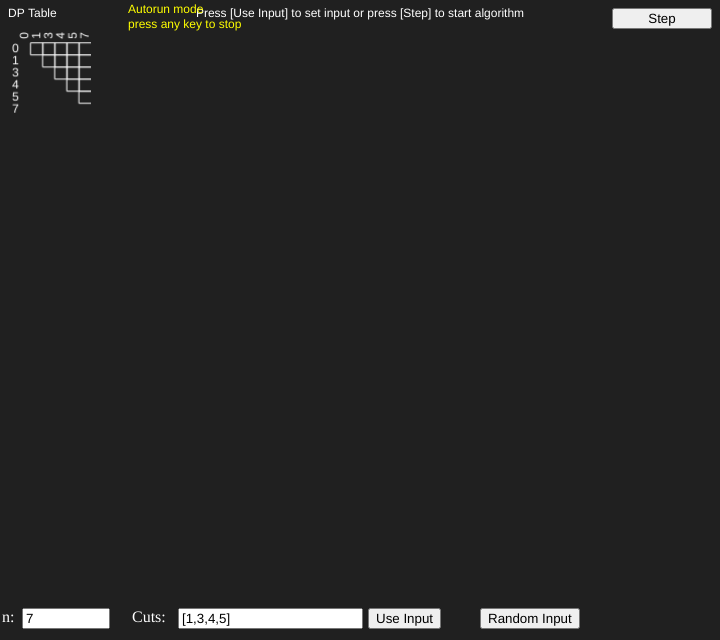
Frame 1 (no input)
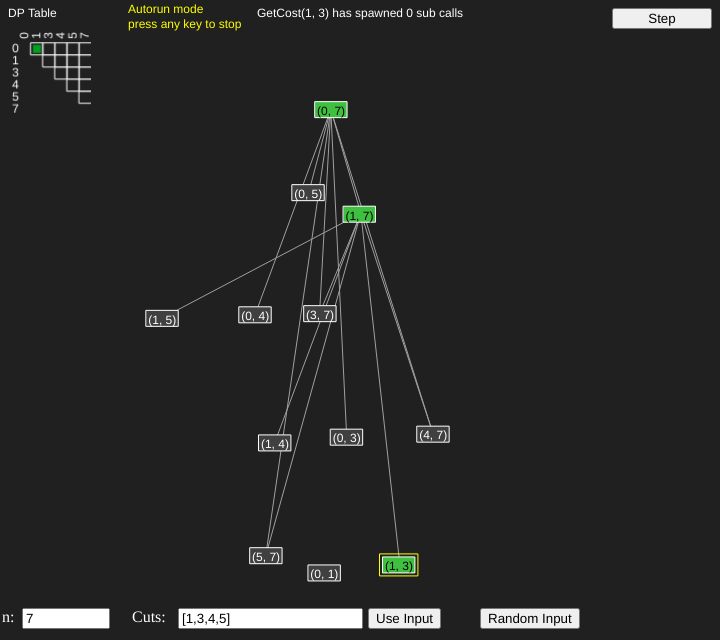
Frame 60 (no input)
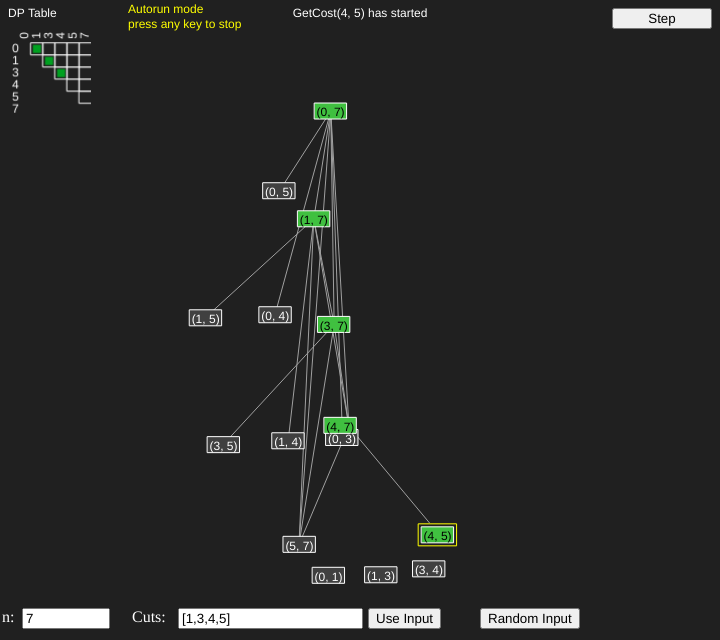
Frame 120 (the mouse pressed at the canvas centre since frame 60)

The p5.js sketch that drew these frames (run headless with seeded random() and noise() and a simulated clock; from frame 60 on, the mouse is pressed at the canvas centre):

// p5.js sketch
// ── sketch.js
// 2020-08-09
// Original Q: https://leetcode.com/problems/minimum-cost-to-cut-a-stick/

const SPRING_L0 = 67;
const HOME_Y0_PAD = 66;

function GetParticleDuration() {
  if (!g_autorun) { return 500; }
  else return 77;
}

let g_autorun = true;
let g_frame_count = 0;

function UseCurrInput() {
  let n = parseInt(g_n_input.value());
  let cuts = JSON.parse(g_data_input.value());
  // Sanity check
  let ok = true;
  cuts.forEach((c) => {
    if (c <= 0 || c >= n) { 
      ok = false;
      SetGlobalMessage("Error: cuts cannot be < 0 or > n");
    }
  });
  const LEN_LIMIT = 20;
  if (cuts.length > LEN_LIMIT) {
    SetGlobalMessage("Error: length of cuts cannot be larger than " +
      LEN_LIMIT);
  }
  
  if (!ok) {
    
  } else {
    g_solution = new Solution(n, cuts);
    g_dptable = new DPTable(n, cuts);
    g_dptable.RefreshCanvas();
    SetGlobalMessage("New input assigned");
    g_nodes = [];
    g_springs = [];
    g_key_to_node = {};
  }
}

function RandomizeInput() {
  const len = parseInt(10 + random(1000));
  // 题目是100但是只能显示出20
  const nsplit = parseInt(1 + min(len/2, random(20)));
  let splits = new Set();
  for (let i=0; i<nsplit; i++) {
    let s;
    do {
      s = parseInt(1 + random(len-2));
    } while (splits.has(s))
    splits.add(s);
  }
  let cuts = [];
  splits.forEach((x) => cuts.push(x));
  cuts = sort(cuts);
  g_solution = new Solution(len, cuts);
  g_dptable = new DPTable(len, cuts);
  g_dptable.RefreshCanvas();
  g_nodes = [];
  g_springs = [];
  g_key_to_node = {};
  SetGlobalMessage("New random input assigned");
  g_n_input.value(len+"");
  g_data_input.value("["+cuts+"]");
}

if (!Array.prototype.remove) {
  Array.prototype.remove = function(val) {
    var i = this.indexOf(val);
         return i>-1 ? this.splice(i, 1) : [];
  };
}

// Currently highlighted TreeNode
let g_highlight_key = undefined;
let g_msg = "";
let g_data_input, g_n_input;
let g_particles = [];

function SetGlobalMessage(msg) {
  //console.log("[SetGlobalMessage] " + msg);
  g_msg = msg;
}

class Particle {
  constructor(p0, p1, timeout, cb=undefined) {
    this.p0 = p0; this.p1 = p1;
    this.dir = p1.copy().sub(p0);
    this.tot_dist = this.dir.mag();
    this.dir.normalize();
    this.marked_for_delete = false;
    this.timeout = timeout;
    this.start_millis = millis();
    this.pos = this.p0.copy();
    this.cb = cb;
  }
  
  Update() {
    const us = millis();
    const c = (us - this.start_millis) / (this.timeout);
    if (c > 1) { this.MarkForDelete(); }
    this.pos.x = lerp(this.p0.x, this.p1.x, c);
    this.pos.y = lerp(this.p0.y, this.p1.y, c);
  }
  
  Render() {
    if (this.marked_for_delete) {
      return;
    }
    noStroke();
    fill(32, 192, 32, 128);
    const LEN = 55;
    
    //circle(this.pos.x, this.pos.y, 30);
    let pp0, pp1;
    const us = millis();
    const c = (us - this.start_millis) / (this.timeout);
    const elapsed = c * this.tot_dist;
    if (elapsed < LEN/2) { pp0 = this.p0; }
    else { pp0 = this.pos.copy().sub(this.dir.copy().mult(LEN/2)); }
    if (elapsed > this.tot_dist - LEN/2) { pp1 = this.p1; }
    else { pp1 = this.pos.copy().add(this.dir.copy().mult(LEN/2)); }
    
    stroke(32, 192, 32, 128);
    strokeWeight(10);
    //console.log(pp0);
    //console.log(pp1);
    line(pp0.x, pp0.y, pp1.x, pp1.y);
    strokeWeight(1);
  }
  
  MarkForDelete() {
    if (this.marked_for_delete) return;
    if (this.cb != undefined) { this.cb(); }
    this.marked_for_delete = true; 
  }
}

class Solution {
  constructor(n, cuts) {
    this.n = n;
    this.cuts = cuts;
    this.breaks = [0].concat(cuts).concat([n]);
    this.dp = {};
    this.return_values = {}
    this.Reset();
    this.home_y0s = [];
    this.done = false;
    for (let i=0; i<this.breaks.length-1; i++) {
      const lb = this.breaks[i], ub = this.breaks[i+1];
      const y = this.GetLevel(lb, ub);
      const t = y / this.breaks.length;
      this.home_y0s.push(lerp(HOME_Y0_PAD, height-HOME_Y0_PAD, t));
    }
  }
  
  Reset() {
    g_nodes = [];
    g_springs = [];         
    g_key_to_node = {};
    g_dptable = new DPTable(this.n, this.cuts);
    g_dptable.RefreshCanvas();
    
    this.callbacks = [() => {
      const key = this.GetKey(0, this.n);
      OnAppear(key, undefined);
      return this.GetCost(0, this.n, 0, key);
    }]
    this.done = false;
  }
  
  GetKey(lb, ub) {
    const key = "(" + lb + ", " + ub + ")";
    return key;
  }

  GetLevel(lb, ub) {
    const idx0 = this.breaks.indexOf(lb);
    const idx1 = this.breaks.indexOf(ub);
    return this.breaks.length - (idx1-idx0+1);
  }
  
  GetCost(lb, ub, reentry_step, parent_key) {
    //console.log("GetCost " + lb + " " + ub + " " + reentry_step);
    const key = this.GetKey(lb, ub);
    const callname = "GetCost(" + lb + ", " + ub + ")";

    switch (reentry_step) {
      case 0: {
        OnEnter(key);
        g_highlight_key = key;
        let ret = [];
        if (key in this.dp) {
          SetGlobalMessage(callname + "'s result is already in the DP table");
          this.return_values[key] = this.dp[key];
          
          const p0 = g_dptable.GetGlobalXY(lb, ub);
          const p1 = g_key_to_node[key].pos;
          
          g_particles.push(new Particle(p0, p1, GetParticleDuration(), function() {
            OnExit(key, parent_key);
          }));
          g_highlight_key = undefined;
        } else {
          SetGlobalMessage(callname + " has started");
          ret = [(key) => {
            return this.GetCost(lb, ub, 1, parent_key);
          }];
        }
        return ret;
      }

      case 1: {
        let is_atomic = true;
        let ret = [];
        let num_spawned = 0;
        this.cuts.forEach((c) => {
          if (c > lb && c < ub) {
            is_atomic = false;
            ret.push(() => { return this.GetCost(lb, c, 0, key); });
            ret.push(() => { return this.GetCost(c, ub, 0, key); });
            OnAppear(this.GetKey(lb, c), key, this.GetLevel(lb, c));
            OnAppear(this.GetKey(c, ub), key, this.GetLevel(c, ub));
            num_spawned += 2;
          }
        });
        SetGlobalMessage(callname + " has spawned " + num_spawned + " sub calls")
        ret.push(() => { return this.GetCost(lb, ub, 2, parent_key); });
        return ret;
      }

      case 2: {
        let is_atomic = true;
        let cut_cost = 1e9;
        let out;
        this.cuts.forEach((c) => {
          if (c > lb && c < ub) {
            is_atomic = false;
            const key1 = this.GetKey(lb, c);
            const key2 = this.GetKey(c, ub);
            const cand = this.return_values[key1] +
              this.return_values[key2];
            cut_cost = min(cut_cost, cand);
          }
        });
        if (!is_atomic) out = cut_cost + (ub - lb);
        else out = 0;
        this.dp[key] = out;
        this.return_values[key] = out;

        SetGlobalMessage(callname + " returns " + out);
        const p1 = g_dptable.GetGlobalXY(lb, ub);
        const p0 = g_key_to_node[key].pos;
        
        g_particles.push(new Particle(p0, p1, GetParticleDuration(), function() {
          g_dptable.OnDPCellFilled(lb, ub); // 没有逻辑上的副作用只有看着的区别
        }));
        OnExit(key, parent_key);
        g_highlight_key = undefined;
        return [];
      }
    }
  }

  Step() {
    if (this.done == true) {
      this.Reset();
      return;
    }
    
    let c = this.callbacks;
    const cb = c[c.length - 1];
    this.callbacks = c.slice(0, c.length - 1);
    const new_cbs = cb();
    for (let i = new_cbs.length - 1; i >= 0; i--) {
      this.callbacks.push(new_cbs[i]);
    }
    //console.log("Step, |callbacks|=" + this.callbacks.length);
    
    if (this.callbacks.length < 1) {
      this.done = true;
    }
  }
}

class DPTable {
  constructor(n, cuts, x=0, y=24) {
    this.breaks = [0].concat(cuts).concat([n]);
    let pad = 0;
   
    cuts.forEach((c) => {
      pad = max(pad, textWidth(c)); // Assume same font size
    });
    
    this.cuts = cuts;
    const L = 12;
    this.L = L;
    this.x0 = this.y0 = pad + L;
    const N = this.breaks.length;
    this.g = createGraphics(N*L+pad+L, N*L+pad+L);
    this.x = x;
    this.y = y;
  }
  
  RefreshCanvas() {
    this.g.clear();
    //this.g.background(64, 64, 64, 64);
    this.g.background(0, 0, 0, 0);
    const N = this.breaks.length;
    
    this.g.stroke(255);
    this.g.noFill();
    // From y to x
    for (let y=0; y<N; y++) {
      for (let x=0; x<N; x++) {
        if (x == y) continue;
        if (x >= y) this.do_DrawCell(x, y);
      }
    }
    
    // X labels
    this.g.noStroke();
    this.g.textAlign(LEFT, CENTER);
    this.g.fill(255);
    for (let x=0; x<N; x++) {
      const dx0 = this.x0 + (0.5+x) * this.L;
      this.g.push();
      this.g.translate(dx0, this.y0-4);
      this.g.rotate(-PI/2);
      this.g.text(""+this.breaks[x], 0, 0);
      this.g.pop();
    }
    
    this.g.textAlign(RIGHT, CENTER);
    for (let x=0; x<N; x++) {
      const dy0 = this.y0 + (0.5+x) * this.L;
      this.g.text("" + this.breaks[x], this.x0, dy0);
    }
  }
  
      
  GetGlobalXY(lb, ub) {
    const celly = this.breaks.indexOf(lb);
    const cellx = this.breaks.indexOf(ub);
    const gx = this.x + this.x0 + (cellx + 0.5) * this.L;
    const gy = this.y + this.y0 + (celly + 0.5) * this.L;
    return new p5.Vector(gx, gy);
  }
  
  OnDPCellFilled(lb, ub) {
    const idx0 = this.breaks.indexOf(lb);
    const idx1 = this.breaks.indexOf(ub);
    this.g.fill(0, 160, 32);
    this.do_DrawCell(idx1, idx0, 2);
  }
  
  do_DrawCell(x, y, inset = 0) {
    const dx0 = this.x0 + x * this.L;
    const dy0 = this.y0 + y * this.L;
    this.g.rectMode(CORNER);
    this.g.rect(dx0 + inset, dy0 + inset, this.L - 2*inset, this.L - 2*inset);
  }
  
  do_DrwaText(x, y, txt) {
    this.g.textMode(CENTER, TOP);
    const dx0 = this.x0 + (x + 0.5) * this.L;
    const dy0 = this.y0 + y * this.L;
    this.g.text(txt, dx0, dy0);
  }
  
  Render() {
    image(this.g, this.x, this.y);
  }
};

// Mass-Spring
class TreeNode {
  constructor(txt, tag = undefined, y0 = undefined) {
    let t = txt.split("\n");
    const PAD = 2;
    this.w = 0;
    this.h = 0;
    t.forEach((line) => {
      this.w = max(this.w, textWidth(line) + 2 * PAD);
    });
    this.h = textSize() * t.length + 2 * PAD;
    this.txt_dy = 2;
    this.pos = new p5.Vector(320, 320);
    this.txt = txt;
    this.inv_mass = 1;
    this.v = new p5.Vector(0, 0);
    this.tag = tag;
    this.highlight = 0;
    this.home_y0 = y0; // 总是倾向于回到该Y0处
  }
  Render() {
    const x = this.pos.x,
      y = this.pos.y;
    //noStroke();

    rectMode(CENTER);
    switch (this.highlight) {
      case 0: fill(64); break;
      case 1: fill(64, 192, 64); break;
      case 2: fill(64, 160, 160); break;
    }
    stroke(255);
    rect(x, y, this.w, this.h);
    
    noStroke();
    switch (this.highlight) {
      case 0: fill(255, 255, 255, 255); break;
      case 1: case 2: fill(0); break;
    }
    textAlign(CENTER, CENTER);
    text(this.txt, x, y + this.txt_dy);
    
    if (this.tag == g_highlight_key) {
      noFill();
      stroke(255, 255, 0);
      const PAD = 3;
      rect(x, y, this.w+2*PAD, this.h+2*PAD);
    }
  }
  ApplyForce(f) {
    this.v.add(f.copy().mult(this.inv_mass));
  }
  Update(delta_millis) {
    this.pos.add(this.v.copy().mult(delta_millis / 1000));
    this.v.mult(0.95);
    if (this.home_y0 != undefined) {
      this.pos.y = lerp(this.pos.y, this.home_y0, 0.2);
    }
    
    // If too close to edge, add repulsion force
    const MARGIN = 111;
    if (this.pos.x < MARGIN) {
      this.ApplyForce(new p5.Vector((MARGIN-this.pos.x) * 0.01, 0));
    } else if (this.pos.x > width - MARGIN) {
      this.ApplyForce(new p5.Vector((this.pos.x - (width - MARGIN)) * (-0.01), 0));
    }
  }
  Highlight(hl) {
    this.highlight = hl;
  }
  Unhighlight(hl) {
    this.highlight = 0;
  }
}

class Spring {
  constructor(n0, n1, l0 = undefined) {
    this.n0 = n0;
    this.n1 = n1;
    this.k = 0.03;
    this.f_max = 1;
    if (l0 == undefined) {
      l0 = n0.pos.copy().sub(n1.pos).mag();
    }
    this.l0 = l0;
  }
  Update() {
    const p0p1 = this.n0.pos.copy().sub(this.n1.pos);
    const dl = p0p1.mag() - this.l0;
    const f = p0p1.copy().normalize().mult(this.k * dl);
    const f_mag = f.mag();
    if (f_mag > 10) { f.mult(10 / f_mag); }
    this.n1.ApplyForce(f);
    this.n0.ApplyForce(f.copy().mult(-1));
  }
  Render() {
    noFill();
    stroke(160);
    line(this.n0.pos.x, this.n0.pos.y, this.n1.pos.x, this.n1.pos.y);
  }
}

var g_nodes = [];
var g_springs = [];
var g_scratch = {};

function AddEdge(n0, n1) {
  let p = new Spring(n0, n1, SPRING_L0);
  g_springs.push(p);
}

let g_key_to_node = { };

// level: 0 在最上，越大越朝下
function OnAppear(key, parent_key, level) {
  let n = undefined;
  if (!(key in g_key_to_node)) {
    //console.log("Adding a node, pk=" + parent_key + ", k=" + key);
    n = new TreeNode(key, key);
    g_key_to_node[key] = n;
    const theta = random(0, 2*PI);
    const d = random(100, 200);
    n.pos.x += cos(theta) * d;
    n.pos.y += sin(theta) * d;
    
    if (level == undefined) { level = 0; }
    const t = level / g_solution.cuts.length;
    n.home_y0 = lerp(HOME_Y0_PAD, height-HOME_Y0_PAD, t);
    //console.log("Level " + level + ", y0=" + n.home_y0);
    
    g_nodes.push(n);
    g_highlight_node = n;
  } else {
    n = g_key_to_node[key];
  }
  
  if (parent_key != undefined && (parent_key in g_key_to_node)) {
    AddEdge(n, g_key_to_node[parent_key]);
  }
}

function OnEnter(key) {
  g_key_to_node[key].Highlight(1);
}

function OnExit(key, parent_key) {
  const victim = g_key_to_node[key];
  const vp = g_key_to_node[parent_key];
  //console.log("OnExit " + key + ", " + parent_key);
  
  //g_nodes.remove(victim);
  let ve = []; // ve = victim edges
  let num_edges_with_key = 0;
  g_springs.forEach((s) => {
    if (s.n0 == victim || s.n1 == victim) { num_edges_with_key ++; }
    if (s.n0 == victim && s.n1 == vp) { ve.push(s); }
    else if (s.n1 == victim && s.n0 == vp) { ve.push(s); }
  });
  ve.forEach((v) => {
    g_springs.remove(v);
  });
  g_key_to_node[key].Unhighlight();
}

function UpdateRepulsionForce() {
  
  const L0 = 112;
  const M = 4000;
  
  const N = g_nodes.length;
  for (let i=0; i<N-1; i++) {
    for (let j=i+1; j<N; j++) {
      const n0 = g_nodes[i], n1 = g_nodes[j];
      const p01 = n1.pos.copy().sub(n0.pos);
      const d01 = p01.dot(p01);
      if (d01 < L0*L0) {
        const f = M / d01;
        const n01 = p01.copy().normalize();
        n1.ApplyForce(n01.copy().mult(f));
        n0.ApplyForce(n01.copy().mult(-f));
      }
    }
  }
}

let g_solution;
let g_dptable;

function setup() {
  createCanvas(720, 640);

  btn1 = createButton("Step");
  btn1.size(100);
  btn1.position(width-108, 8);
  btn1.mousePressed(function() {
    // Finish all pending animations
    g_particles.forEach((p) => {
      p.start_millis = -100000000;
      p.Update();
    });
    g_solution.Step();
  });

  const n = 7, cuts = [1,3,4,5];
  g_solution = new Solution(n, cuts);
  g_dptable  = new DPTable(n, cuts);
  g_dptable.RefreshCanvas();
  
  const label1 = createDiv("<span style='color:white; font-size:9'>n:</span>");
  label1.position(2, height-32);
  g_n_input = createInput("7");
  g_n_input.size(80);
  g_n_input.position(22, height-32);
  
  const label2 = createDiv("<span style='color:white; font-size:9'>Cuts:</span>");
  label2.position(132, height-32);
  g_data_input = createInput("[1,3,4,5]");
  g_data_input.position(178, height-32);
  
  const btn2 = createButton("Use Input");
  btn2.position(368, height-32);
  btn2.mousePressed(function() {
    UseCurrInput();
  });
  
  const btn3 = createButton("Random Input");
  btn3.position(480, height-32);
  btn3.mousePressed(function() {
    RandomizeInput();
  });

  SetGlobalMessage("Press [Use Input] to set input or press [Step] to start algorithm");
}

function draw() {
  if (g_frame_count == 0) {
    AutoRunStep();
  }
  g_frame_count ++;
  
  background(32);
  
  UpdateRepulsionForce();

  g_springs.forEach((s) => {
    s.Update();
    s.Render();
  });

  g_nodes.forEach((n) => {
    n.Update(16);
    n.Render();
  });
  
  let particles_next = [];
  g_particles.forEach((p) => {
    p.Update();
    if (!p.marked_for_delete) {
      particles_next.push(p);
    }
  });
  g_particles = particles_next;
  g_particles.forEach((p) => {
    p.Render();
  });
  
  noStroke();
  fill(255);
  textAlign(LEFT, TOP);
  text("DP Table", 8, 8);
  g_dptable.Render();
  
  
  textAlign(CENTER, TOP);
  text(g_msg, width/2, 8);
  
  if (g_autorun == true) {
    textAlign(LEFT, TOP);
    fill(255, 255, 0);
    text("Autorun mode\npress any key to stop", 128, 4);
  }
}

function AutoRunStep() {
  if (!g_autorun) return;
  if (g_solution.done) {
    setTimeout(function() {
      RandomizeInput();
      AutoRunStep();
    }, 3000);
  } else {
    setTimeout(function() {
      g_solution.Step();
      AutoRunStep();
    }, 100);
  }
}

function keyPressed() {
  g_autorun = false;
}

function mouseClicked() {
  g_autorun = false;
}
